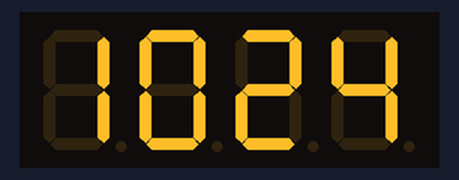
This sketch was run on a simulated ESP8266 (NodeMCU). Shown: 4-digit seven-segment display. WiFi joins after 1.5 s; servers stay silent unless stated; network time is answered at once with the bench clock; the local clock reads 2024-03-15 10:24:30 at power-on unless the sketch sets it; what the sketch prints to the serial monitor is not drawn.

Above: at 1.83 s.
At 54.1 s:
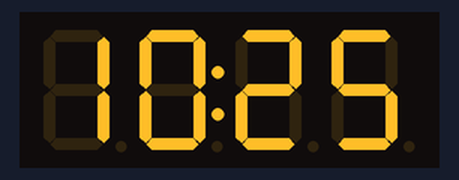

The sketch:

NTP_ESP.ino
```cpp
#include <NTPClient.h>
#include <ESP8266WiFi.h>
#include <WiFiUdp.h>
#include <TM1637Display.h>

#define CLK 2                       // Define the connections pins:
#define DIO 0

TM1637Display display = TM1637Display(CLK, DIO);              // Create display object of type TM1637Display:

const char *ssid     = "YAMANAKA";
const char *password = "this_is_a_scam";

const long utcOffsetInSeconds = 19802;

// Define NTP Client to get time
WiFiUDP ntpUDP;
NTPClient timeClient(ntpUDP, "pool.ntp.org", utcOffsetInSeconds);


//Conn to be displayed on 7Seg display while connecting to Wifi
const uint8_t Conn[] = {
  SEG_A | SEG_D | SEG_E | SEG_F,                   // C
  SEG_G | SEG_E | SEG_D | SEG_C,                   // o
  SEG_C | SEG_E | SEG_G,                           // n
  SEG_C | SEG_E | SEG_G                            // n
};

void setup(){
  Serial.begin(115200);
   // Clear the display:
  display.clear();

  WiFi.begin(ssid, password);

  while ( WiFi.status() != WL_CONNECTED ) {
    delay ( 500 );
    Serial.print ( "." );
    display.setSegments(Conn);

  }

  timeClient.begin();
}

void loop() {
  int A,B;

  timeClient.update();
  display.setBrightness(7);                   // Set the brightness:

  A = timeClient.getHours() * 100 + timeClient.getMinutes();
  Serial.print(A);
  B = timeClient.getSeconds();
  Serial.println(B);

  if((B % 2) == 0)
  {
    display.showNumberDecEx(A, 0b01000000 , false, 4, 0);
  }
  else
  {
    display.showNumberDecEx(A, 0b00000000 , false, 4, 0);
  }

}
```
